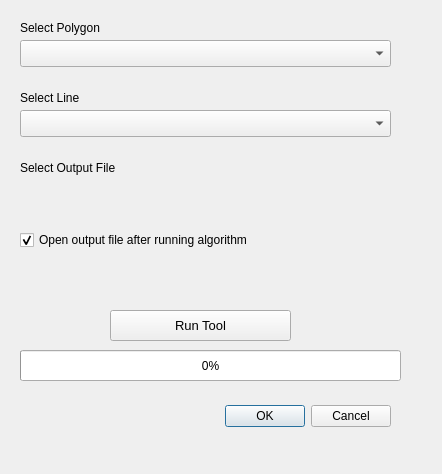
<?xml version="1.0" encoding="UTF-8"?>
<ui version="4.0">
 <class>StreetFacingSideDialogBase</class>
 <widget class="QDialog" name="StreetFacingSideDialogBase">
  <property name="geometry">
   <rect>
    <x>0</x>
    <y>0</y>
    <width>442</width>
    <height>474</height>
   </rect>
  </property>
  <property name="windowTitle">
   <string>Street Facing Side</string>
  </property>
  <widget class="QDialogButtonBox" name="button_box">
   <property name="geometry">
    <rect>
     <x>50</x>
     <y>400</y>
     <width>341</width>
     <height>32</height>
    </rect>
   </property>
   <property name="orientation">
    <enum>Qt::Horizontal</enum>
   </property>
   <property name="standardButtons">
    <set>QDialogButtonBox::Cancel|QDialogButtonBox::Ok</set>
   </property>
  </widget>
  <widget class="QPushButton" name="Process_Button">
   <property name="geometry">
    <rect>
     <x>110</x>
     <y>310</y>
     <width>181</width>
     <height>31</height>
    </rect>
   </property>
   <property name="font">
    <font>
     <pointsize>10</pointsize>
    </font>
   </property>
   <property name="text">
    <string>Run Tool</string>
   </property>
  </widget>
  <widget class="QProgressBar" name="Pbar">
   <property name="geometry">
    <rect>
     <x>20</x>
     <y>350</y>
     <width>381</width>
     <height>31</height>
    </rect>
   </property>
   <property name="value">
    <number>0</number>
   </property>
  </widget>
  <widget class="QCheckBox" name="checkAdd2Map">
   <property name="geometry">
    <rect>
     <x>20</x>
     <y>230</y>
     <width>261</width>
     <height>20</height>
    </rect>
   </property>
   <property name="text">
    <string>Open output file after running algorithm</string>
   </property>
   <property name="checked">
    <bool>true</bool>
   </property>
  </widget>
  <widget class="QLabel" name="Error_Message_Label">
   <property name="geometry">
    <rect>
     <x>20</x>
     <y>270</y>
     <width>371</width>
     <height>21</height>
    </rect>
   </property>
   <property name="text">
    <string/>
   </property>
  </widget>
  <widget class="QLabel" name="label">
   <property name="geometry">
    <rect>
     <x>20</x>
     <y>20</y>
     <width>181</width>
     <height>16</height>
    </rect>
   </property>
   <property name="font">
    <font>
     <family>Arial</family>
     <pointsize>9</pointsize>
    </font>
   </property>
   <property name="text">
    <string>Select Polygon</string>
   </property>
  </widget>
  <widget class="QLabel" name="label_3">
   <property name="geometry">
    <rect>
     <x>20</x>
     <y>160</y>
     <width>181</width>
     <height>16</height>
    </rect>
   </property>
   <property name="font">
    <font>
     <family>Arial</family>
     <pointsize>9</pointsize>
    </font>
   </property>
   <property name="text">
    <string>Select Output File</string>
   </property>
  </widget>
  <widget class="QLabel" name="label_2">
   <property name="geometry">
    <rect>
     <x>20</x>
     <y>90</y>
     <width>181</width>
     <height>16</height>
    </rect>
   </property>
   <property name="font">
    <font>
     <family>Arial</family>
     <pointsize>9</pointsize>
    </font>
   </property>
   <property name="text">
    <string>Select Line </string>
   </property>
  </widget>
  <widget class="QgsMapLayerComboBox" name="PolygonLayer_Combobox">
   <property name="geometry">
    <rect>
     <x>20</x>
     <y>40</y>
     <width>371</width>
     <height>27</height>
    </rect>
   </property>
  </widget>
  <widget class="QgsMapLayerComboBox" name="LineLayer_Combobox">
   <property name="geometry">
    <rect>
     <x>20</x>
     <y>110</y>
     <width>371</width>
     <height>27</height>
    </rect>
   </property>
  </widget>
  <widget class="QgsFileWidget" name="qgsFileWidget">
   <property name="geometry">
    <rect>
     <x>20</x>
     <y>180</y>
     <width>371</width>
     <height>34</height>
    </rect>
   </property>
   <property name="useLink">
    <bool>false</bool>
   </property>
   <property name="fullUrl">
    <bool>false</bool>
   </property>
   <property name="dialogTitle">
    <string/>
   </property>
   <property name="filter">
    <string>Shape File (*.shp)</string>
   </property>
   <property name="storageMode">
    <enum>QgsFileWidget::SaveFile</enum>
   </property>
  </widget>
 </widget>
 <customwidgets>
  <customwidget>
   <class>QgsFileWidget</class>
   <extends>QWidget</extends>
   <header>qgsfilewidget.h</header>
  </customwidget>
  <customwidget>
   <class>QgsMapLayerComboBox</class>
   <extends>QComboBox</extends>
   <header>qgsmaplayercombobox.h</header>
  </customwidget>
 </customwidgets>
 <resources/>
 <connections>
  <connection>
   <sender>button_box</sender>
   <signal>accepted()</signal>
   <receiver>StreetFacingSideDialogBase</receiver>
   <slot>accept()</slot>
   <hints>
    <hint type="sourcelabel">
     <x>20</x>
     <y>20</y>
    </hint>
    <hint type="destinationlabel">
     <x>20</x>
     <y>20</y>
    </hint>
   </hints>
  </connection>
  <connection>
   <sender>button_box</sender>
   <signal>rejected()</signal>
   <receiver>StreetFacingSideDialogBase</receiver>
   <slot>reject()</slot>
   <hints>
    <hint type="sourcelabel">
     <x>20</x>
     <y>20</y>
    </hint>
    <hint type="destinationlabel">
     <x>20</x>
     <y>20</y>
    </hint>
   </hints>
  </connection>
 </connections>
</ui>
